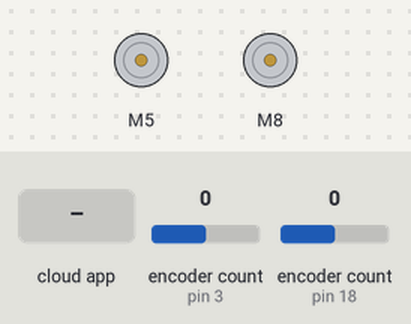
The sketch below on a simulated Arduino Uno, built with avr-gcc and run on an emulated ATmega328P. On the bench: 2 × DC motor (green arrow = forward, orange = backward, longer = faster). Inputs (shaded band) come from the test bench; at power-on: encoder count (sensors on pin 3, pin 18) 0. What the sketch prints to the serial monitor is not drawn.

Above: at 1.2 s.
1.3 s: the phone or cloud app sets linear.x to -100
At 2.5 s:
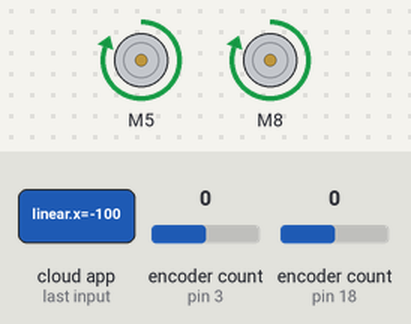
2.8 s: the phone or cloud app sets linear.x to 0
At 4.0 s:
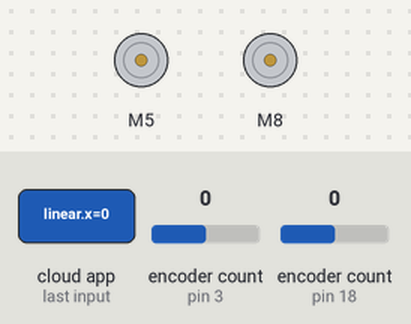
4.3 s: the phone or cloud app sets angular.z to -100
At 5.0 s:
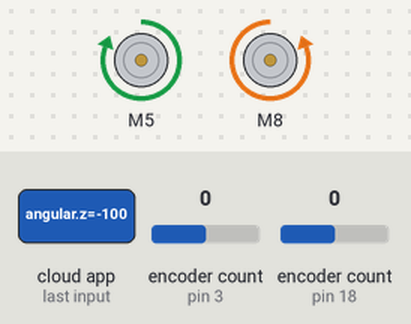
5.8 s: the phone or cloud app sets angular.z to 100
At 6.3 s:
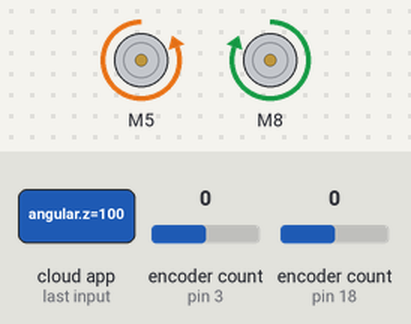
7.3 s: the phone or cloud app sets linear.x to 100
At 8.5 s:
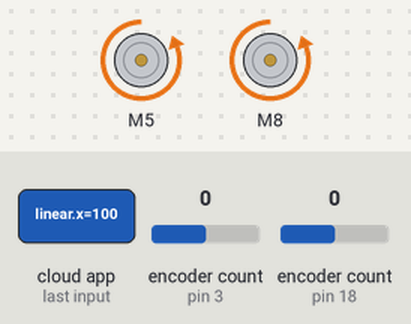
Timing chart, 0 to 10.3 s (numbered marks = the images above; inputs shaded):
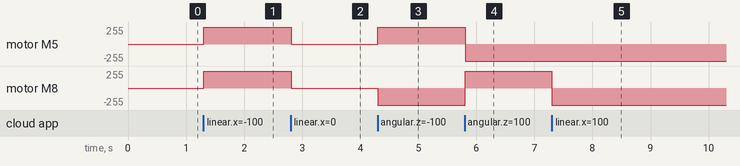

Measured:
- after the input at 1.3 s, motor M5, motor M8: stopped → forward 255/255 at once
- after the input at 2.8 s, motor M5, motor M8: forward 255/255 → stopped at once
- after the input at 4.3 s, motor M5: stopped → forward 255/255 at once; motor M8: stopped → backward 255/255 at once
- after the input at 5.8 s, motor M5: forward 255/255 → backward 255/255 at once; motor M8: backward 255/255 → forward 255/255 at once
- after the input at 7.3 s, motor M8: forward 255/255 → backward 255/255 at once

The sketch:

unm.ino
```cpp
#include <ros.h>
#include <geometry_msgs/Twist.h> //For cmd_vel subscription
#include <geometry_msgs/Point32.h> //For cmd_vel subscription
#include <CytronMotorDriver.h>
#include <Encoder.h>


const int MOTOR_1 = 0;
const int MOTOR_2 = 1;
const int CW = 1;
const int CCW = 2;
const int S = 0;

// Configure the motor driver.
CytronMD motor1(PWM_DIR, 5, 41);  // PWM 1 = Pin 3, DIR 1 = Pin 4.
CytronMD motor2(PWM_DIR, 8, 40); // PWM 2 = Pin 9, DIR 2 = Pin 10.
int motor_State;

// Change these two numbers to the pins connected to your encoder.
//   Best Performance: both pins have interrupt capability
//   Good Performance: only the first pin has interrupt capability
//   Low Performance:  neither pin has interrupt capability
Encoder lEnc(3, 2);
Encoder rEnc(18, 19);
//   avoid using pins with LEDs attached

//-----------------------------------------Robot parameters definition------------
#define L 0.46
#define R 0.035

//----------------------------------encoder------------------------------
long roldPosition  = -999;
long loldPosition  = -999;

//--------------------------------Motors VARS-----------------------------------
// initializing variables
float vel = 0.0; //as Twist msgs depend on Vector3 which is float64
float omega = 0.0;
float VR, VL;


//-----------------------------------------------------------------------------------------
ros::NodeHandle  nh;
//------------------------------Publish init----------------------------------------------
geometry_msgs::Point32 Point_msg;
ros::Publisher enc_pub("/encoder", &Point_msg);


//-----------------------------------DC Motors Callback subscribers
void motors_cb(const geometry_msgs::Twist& msg)
{
  vel = msg.linear.x;
  omega = msg.angular.z;

  VR=(2*vel+omega*L)/(2*R)*200; //  convert vel to pulses
  VL=(2*vel-omega*L)/(2*R)*200;

  //-----right motor------
  if (VR < 0)
  {
    motor_State = CW;
    Motor_Cmd(MOTOR_1, motor_State, abs(VR));
  }
  else if (VR > 0)
  {
    motor_State = CCW;
    Motor_Cmd(MOTOR_1, motor_State, abs(VR));
  }else if (VR == 0){
    motor1.setSpeed(0);
    }
  //-----left motor------
  if (VL < 0)
  {
    motor_State = CW;
    Motor_Cmd(MOTOR_2, motor_State, abs(VL));
  }
  else if (VL > 0)
  {
    motor_State = CCW;
    Motor_Cmd(MOTOR_2, motor_State, abs(VL));
  }else if (VL == 0){
    motor2.setSpeed(0);
    }

}


//--------------------subscribers---------------------------
ros::Subscriber<geometry_msgs::Twist> sub("/cmd_vel", &motors_cb);

void setup() {
  Serial.begin(57600);


//---------------------------ROS Setup
      nh.advertise(enc_pub);
      nh.subscribe(sub);

}


void loop() {
//Right Encoder
  long rnewPosition = rEnc.read();
  if (rnewPosition != roldPosition) {
    roldPosition = rnewPosition;
    Serial.println(rnewPosition);
  }
  //----left encoder
  long lnewPosition = lEnc.read();
  if (lnewPosition != loldPosition) {
    loldPosition = lnewPosition; //update positions
    Serial.println(lnewPosition);
  }

  //-------end of encoder

 //-----------------------ROS publishing
        Point_msg.x=rnewPosition;
        Point_msg.y=lnewPosition;
        enc_pub.publish(&Point_msg);

  //-------------
    nh.spinOnce();
    delay(10);


}


void Motor_Cmd(int motor, int DIR, int PWM)     //Function that writes to the motors
{
  if (motor == MOTOR_1)
  {
    if (DIR == CW)    {
      motor1.setSpeed(abs(PWM));

    }
    else if (DIR == CCW)    {
      motor1.setSpeed(-abs(PWM));
    }
    else    {
      motor1.setSpeed(0);
    }
  }
  else if (motor == MOTOR_2)
  {
    if (DIR == CW)    {
      motor2.setSpeed(abs(PWM));

    }
    else if (DIR == CCW)    {
      motor2.setSpeed(-abs(PWM));

    }
    else    {
      motor2.setSpeed(0);

    }  }
}
```
